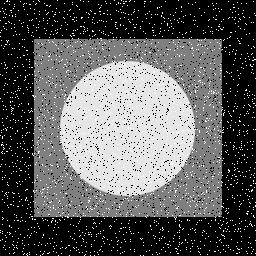
#> input picture Lab2/sap.jpg, 256 x 256 px
$ python ImageThree.py
#> lines starting #> are read from the running program, lines starting #| are printed output that depends on the picture
import numpy as np
import cv2
from matplotlib import pyplot as plt


#import the image to be processed
img = cv2.imread('sap.jpg',0)
#> img is the input picture: shape (256, 256); min 0, max 255, mean 92.5

#using a bilateral filter
Biblur = cv2.bilateralFilter(img,9,75,75)
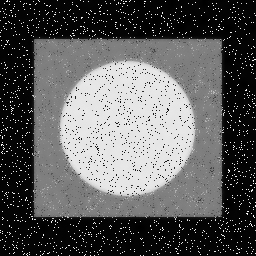
#> Biblur: shape (256, 256); min 0, max 250, mean 92.4

#using blur (averaging filter)
blur = cv2.blur(img,(5,5))
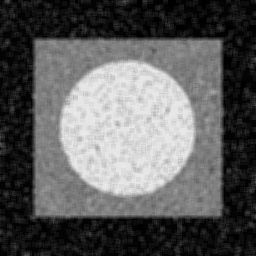
#> blur: shape (256, 256); min 0, max 236, mean 92.6
#cv2.imwrite('sap Average filter.jpg',blur)

#using gaussian blur
Gblur = cv2.GaussianBlur(img,(5,5),0)
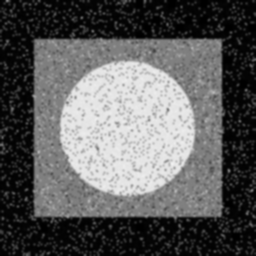
#> Gblur: shape (256, 256); min 0, max 240, mean 92.6
#cv2.imwrite('sap Gaussian Blur.jpg', Gblur)

#using median filter
Mblur=cv2.medianBlur(img,5)
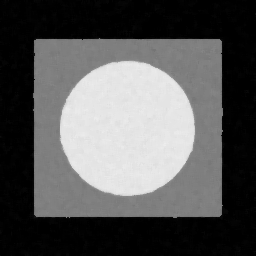
#> Mblur: shape (256, 256); min 0, max 237, mean 87.6
#cv2.imwrite('sap Median.jpg',Mblur)

#stacking all results side by side and saving output
res = np.hstack((img,Biblur,blur,Gblur,Mblur))
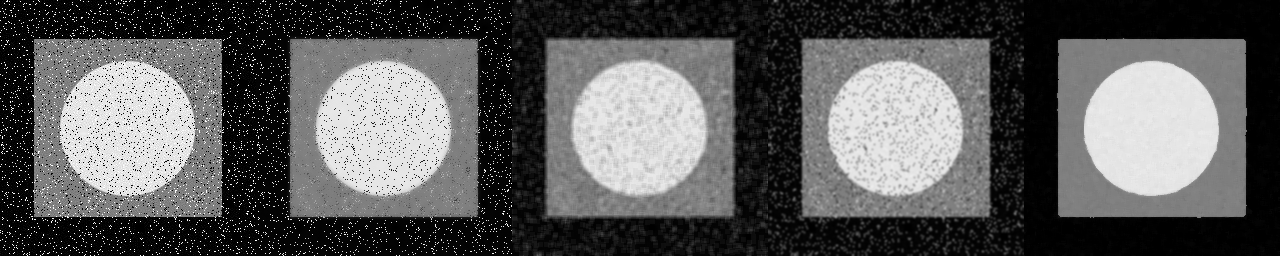
#> res: shape (256, 1280); min 0, max 255, mean 91.5
cv2.imwrite('res.jpg',res)
